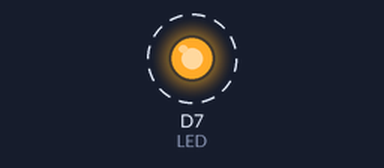
The program below on a simulated ESP8266 (NodeMCU). Shown: output pins drawn as LEDs (lit = HIGH). Dashed ring = blinking. What the program prints to the serial monitor is not drawn. At 1.2 s the program puts the board to deep sleep or switches it off; the recording ends there.

Above: at 0.05 s.
Timing chart, 0 to 1.2 s (numbered marks = the images above):
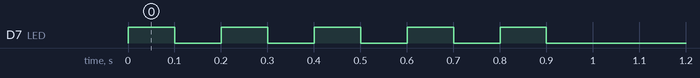

Measured:
- by itself, D7 (LED): alternates HIGH for 0.10 s and LOW for 0.10 s

The program:

main.cpp
```cpp
#include <Arduino.h>


//With deep sleep, WiFi, System Clock and CPU is off. Only clock for deep sleep is active.
// NodeMCU ESP8266 draws only around 20uA. Modem-sleep draws 15mA and light sleeps 0.4mA.
// We physically connected D0 and RST with 1K resistor.

#define LED D7

float duty_cycle_ON = 0.2; // % can be 0.0 to 1.0
float duty_cycle_OFF = 1-duty_cycle_ON; // %
float full_cycle = 5; //seconds, can be floating point
int LED_ON_time = 100; //ms
int beep = 0;
float cycle_ON_sec = (full_cycle * duty_cycle_ON)*1e3;
unsigned long myTime;

void setup() {
  Serial.begin(9600);
  pinMode(LED, OUTPUT);
  while(!Serial) { } //wait for Serial init
  //blink LED for duty cycle ON 100ms on 100ms off on the duty cycle
  myTime = millis();
  Serial.println(myTime);


  while (beep < cycle_ON_sec) {
    Serial.println("BLINK");
    digitalWrite(LED, HIGH);
    delay(LED_ON_time);
    digitalWrite(LED, LOW);
    delay(LED_ON_time);

    beep += LED_ON_time*2;
  }
  //delay what was left from active duty cycle (or perform another task)
  // so duty cycle can be float
  beep -= LED_ON_time*2; //subtract as it overflew before beaking from while cycle
  delay(cycle_ON_sec - beep);

  Serial.println("Going to sleep!");
  ESP.deepSleep(full_cycle*duty_cycle_OFF*1e6); //Go to sleep for the remainder of cycle
}

void loop() {

}
```
